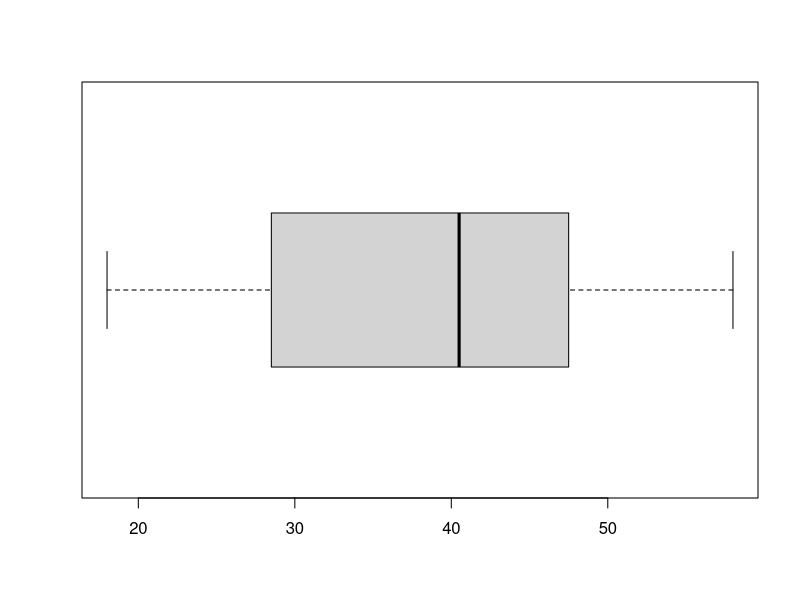
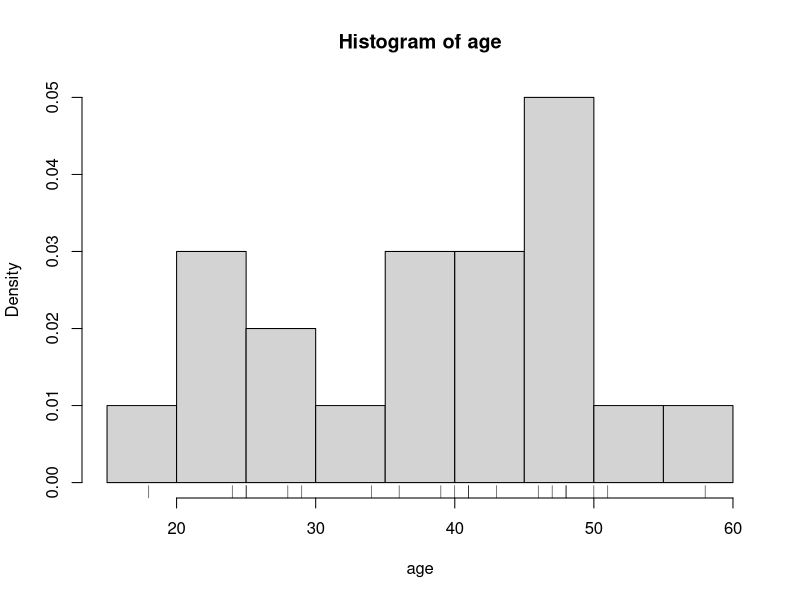
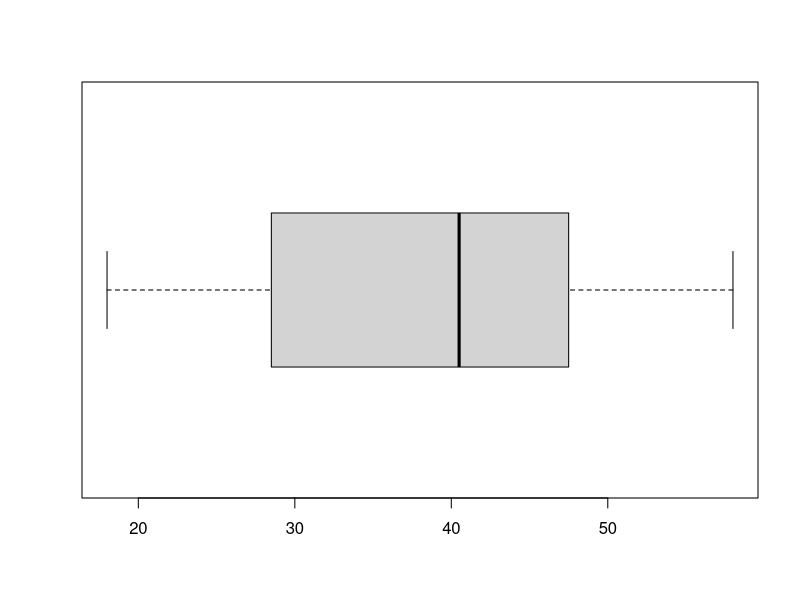
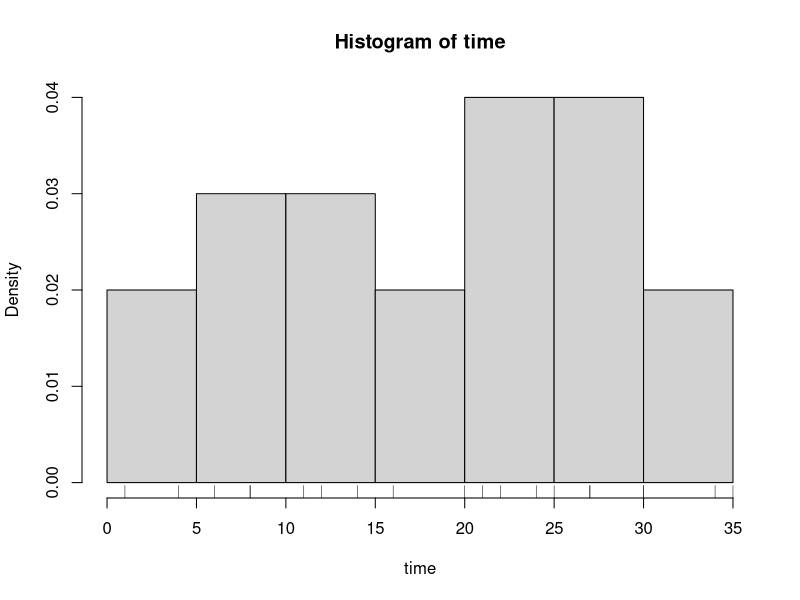
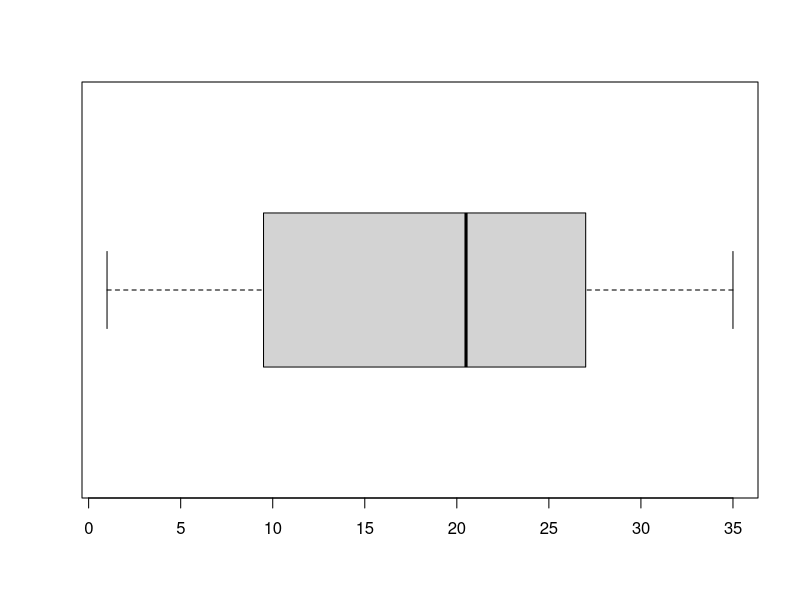
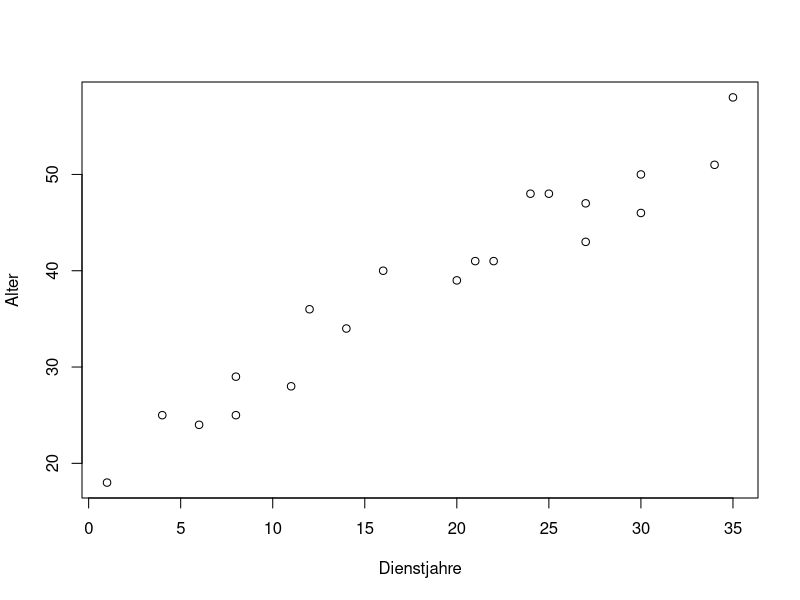
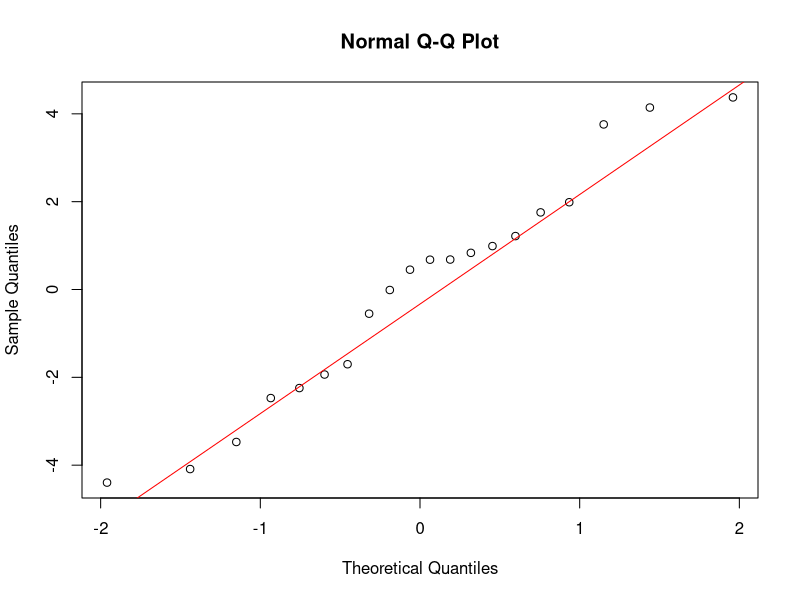
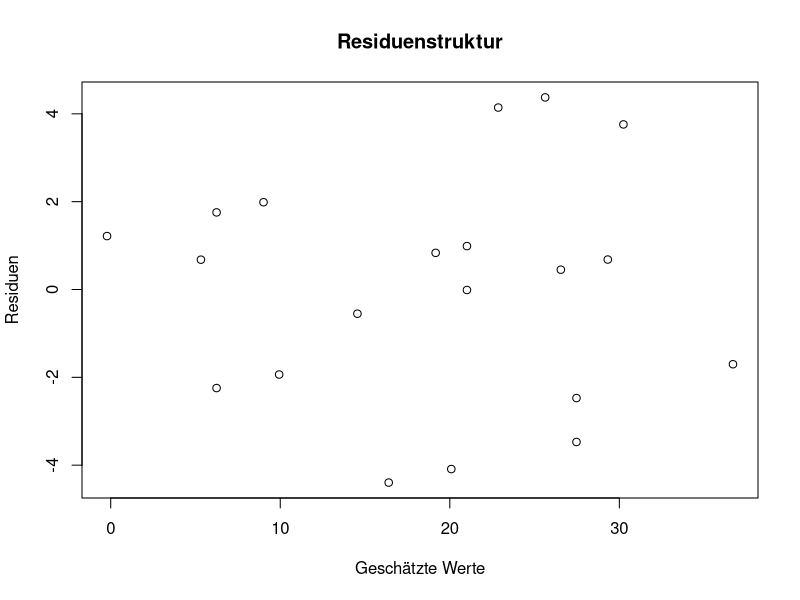

Here is the R script that generated these plots, in order: (Note: this script raises an error after producing the figures.)
## ---- chunk 1
# library(here)
# here()
# setwd(here())
## ---- chunk 2
daten=read.table("infos.csv",
                     sep = ",", header = TRUE)
head(daten)
any(is.na(daten))
dim(daten)
summary(daten)
## ---- chunk 3
summary(daten$Alter)
boxplot(daten$Alter, horizontal = TRUE)
## ---- chunk 4
age <- daten$Alter
time <- daten$Dienstjahre

print("Alter")
summary(age)

print("Dienstjahre")
summary(time)
## ---- chunk 5
print("Alter")
length(age)
sum(is.na(age))

print("Dienstjahre")
length(time)
sum(is.na(time))
## ---- chunk 6
hist(age, freq = F)
rug(age)
boxplot(age, horizontal = TRUE)
## ---- chunk 7
hist(time, freq = F)
rug(time)
boxplot(time, horizontal = TRUE)
## ---- chunk 8
altergrob <- cut(daten$Alter,
                 breaks = c(min(daten$Alter)-1, 25, 42, 58, max(daten$Alter)+1),
                 labels = c("Gen Z", "Gen X", "Gen Y", "Boomer"),
                 ordered = TRUE)
any(is.na(altergrob))
daten <- cbind(daten, Altersgruppe = altergrob)
head(daten)
## ---- chunk 9
plot(Alter ~ Dienstjahre, data=daten)
#oder kurz plot(age ~ time)
## ---- chunk 10
#Pearson:
with(daten, cor(Alter, Dienstjahre))
with(daten, cor(Alter, Dienstjahre, method = "spearman"))
## ---- chunk 11
#Lineare Regression
model <- lm(Dienstjahre ~ Alter, data = daten)
model
round(coef(model), 5)
## ---- chunk 12
round(coef(model), 5)
summary(model)

qqnorm(residuals(model))
qqline(residuals(model), col = "red")

plot(residuals(model) ~ fitted(model), main = "Residuenstruktur",
xlab = "Geschätzte Werte", ylab = "Residuen")
## ---- chunk 13
newages = data.frame(Alter = c(10, 40, 80))
newages
predict(model, newages)
## ---- chunk 14
predict(model, newages, interval = "confidence")
## ---- chunk 15
pairs(daten, panel = panel.smooth)
